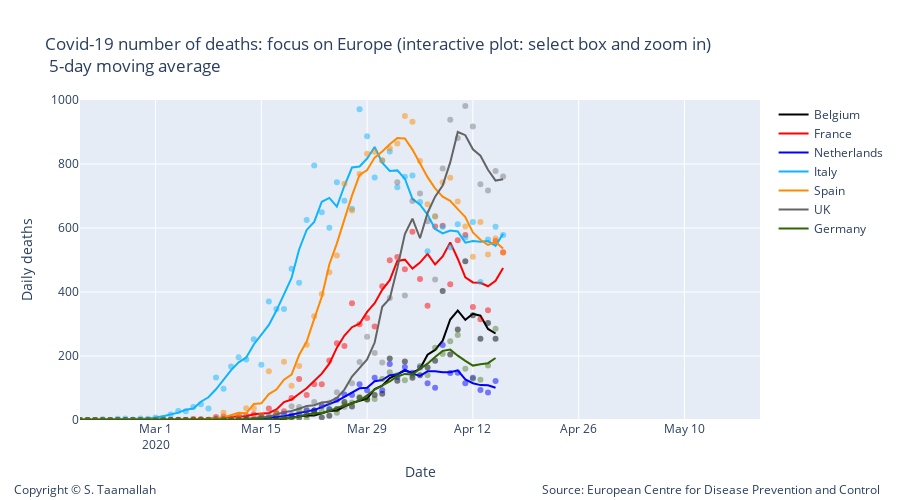

The cell this chart's notebook holds for it:
### Markdown cell above
### Focus on Europe:

### Code cell
# Add traces
trace1 = go.Scatter(
        x=df_belgium.index, 
        y=df_belgium['deaths'],
        mode='markers',
        name='Belgium daily cases',
        line_color='rgba(0, 0, 0, 0.5)',
        showlegend=False,
)

trace11 = go.Scatter(
        x=df_belgium.index, 
        y=smooth_belgium,
        mode='lines',
        name='Belgium',
        line_color='rgba(0, 0, 0, 1)',
)


trace3 = go.Scatter(
        x=df_netherlands.index, 
        y=df_netherlands['deaths'],
        mode='markers',
        name='Netherlands',
        line_color='rgba(0, 0, 255, .5)',
    showlegend=False,
)

trace33 = go.Scatter(
        x=df_netherlands.index, 
        y=smooth_netherlands,
        mode='lines',
        name='Netherlands',
        line_color='rgba(0, 0, 255, 1)',
)


data2 = [trace1,trace11, trace2, trace22, trace3, trace33, trace4, trace44, trace5, trace55, trace6, trace66, trace7, trace77]


layout2 = go.Layout(
    title="Covid-19 number of deaths: focus on Europe (interactive plot: select box and zoom in) <br> 5-day moving average",
    width=900,
    height=500,
    
    # Top left
    xaxis=dict(
        title='Date',
        range=['2020-02-20', '2020-05-20'],
    ),
    yaxis=dict(
        title='Daily deaths',
        #type='log',
        range=[0,1000],
        anchor='x'
    ),
    
      annotations=[
        dict(
            x=1.18,
            y=-0.25,
            showarrow=False,
            text='Source: European Centre for Disease Prevention and Control',
            xref='paper',
            yref='paper'
        ),
        
        dict(
            x=-0.1,
            y=-0.25,
            showarrow=False,
            text='Copyright © S. Taamallah ',
            xref='paper',
            yref='paper'
        )
    ],
    
)

fig = go.Figure(data=data2, layout=layout2)
fig.show()
from plotly.offline import plot
plot(fig, filename="STaamallah_covid19_analysis_chart_1bis_20200412.html", auto_open = False)
